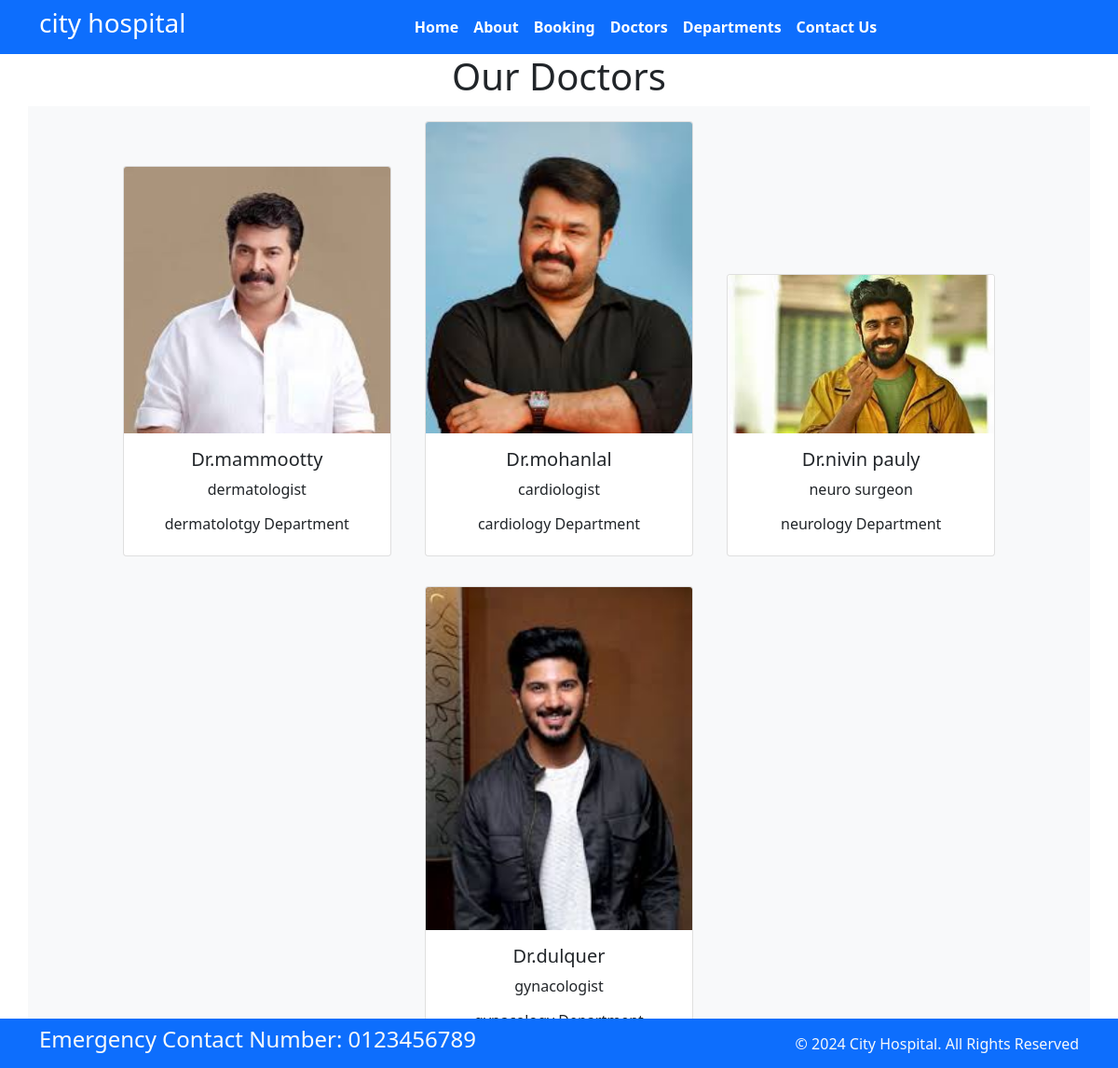
Page /doctors on the committed database.
### home/models.py (models this page shows, shortened)
class Doctors(models.Model):
    doctor_name=models.CharField(max_length=100)
    doctor_speciality=models.CharField(max_length=100)
    dep_name=models.ForeignKey(Departments,on_delete=models.CASCADE)
    doc_image= models.ImageField(upload_to='Doctors')

class Departments(models.Model):
    dep_name = models.CharField(max_length=100)
    dep_description = models.TextField()
    def __str__(self):
        return self.dep_name

### home/views.py (the view)
# urls.py: path('doctors', views.doctors,name='doctors'),
def doctors(request):
    dict_docs={
        'Doctors':Doctors.objects.all()
    }
    return render(request,'doctors.html',dict_docs)

### templates/doctors.html (shortened to what this page needs)
{% extends 'base.html' %}
{% block content %}
<h1 class="text-center" >Our Doctors</h1>
<div class="container text-center bg-light">
    {% for d in Doctors %}
    <div class="card text-center mx-3 my-3" style="width: 18rem; display:inline-block">
  <img src="{{d.doc_image.url}}" class="card-img-top" alt="...">
  <div class="card-body">
    <h5 class="card-title">Dr.{{d.doctor_name}}</h5>
    <p class="card-text">{{d.doctor_speciality}}</p>
    <h6>{{d.dep_name}} Department</h6>
  </div>
</div>
    {% endfor %}
</div>
{% endblock %}

### templates/base.html (shortened to what this page needs)
{% load static %}
<!DOCTYPE html>
<html>
  <head>
    <link rel="stylesheet"
      href=" https://cdn.jsdelivr.net/npm/bootstrap@5.1.3/dist/css/bootstrap.min.css ">
    <link rel="stylesheet"
      href="https://use.fontawesome.com/releases/v5.2.0/css/all.css">
    <link rel="stylesheet"
      href="{% static '/css/style.css' %}">
  </head>
  <body>
    <nav class="navbar bg-primary navbar-expand-md ">
      <div class="container">
        <div class="col-2 text-left pl-md-0">
          <h3 class="text-white"> city hospital </h3>
        </div>
        <div
          class="collapse navbar-collapse justify-content-center col-md-8 navbar-collapse-3">
          <ul class="navbar-nav justify-content-center  fw-bold">
            <li class="nav-item active">
              <a class="nav-link text-white" href="{% url 'home' %}">Home </a>
            </li>
            <li class="nav-item">
              <a class="nav-link text-white" href="{% url 'about' %}">About</a>
            </li>
            <li class="nav-item">
              <a class="nav-link text-white" href="{% url 'booking' %}">Booking</a>
            </li>
            <li class="nav-item">
              <a class="nav-link text-white" href="{% url 'doctors' %}">Doctors</a>
            </li>
			 <li class="nav-item">
              <a class="nav-link text-white" href="{% url 'department' %}">Departments</a>
            </li>
            <li class="nav-item">
              <a class="nav-link text-white" href="{% url 'contact' %}">Contact Us</a>
            </li>
          </ul>
        </div>
      </div>
    </nav>
    {% block content %}{% endblock %}
    <section class="fixed-bottom">
      <footer class="pt-2 pb-2  bg-primary text-light">
        <div class="container">
          <div class="row align-items-center">
            <div class="col-12 col-md-8">
              <h4>Emergency Contact Number: 0123456789</h4>
            </div>
            <div class="col-12 col-md-4 mt-4 mt-md-0 text-center text-md-end">
              © 2024 City Hospital. All Rights Reserved
            </div>
          </div>
        </div>
      </footer>
    </section>
  </body>
</html>

### rows in the picture
Doctors: doc_image (picture), doctor_name "mammootty", doctor_speciality "dermatologist", dep_name "dermatolotgy"
Doctors: doc_image (picture), doctor_name "mohanlal", doctor_speciality "cardiologist", dep_name "cardiology"
Doctors: doc_image (picture), doctor_name "nivin pauly", doctor_speciality "neuro surgeon", dep_name "neurology"
Doctors: doc_image (picture), doctor_name "dulquer", doctor_speciality "gynacologist"
